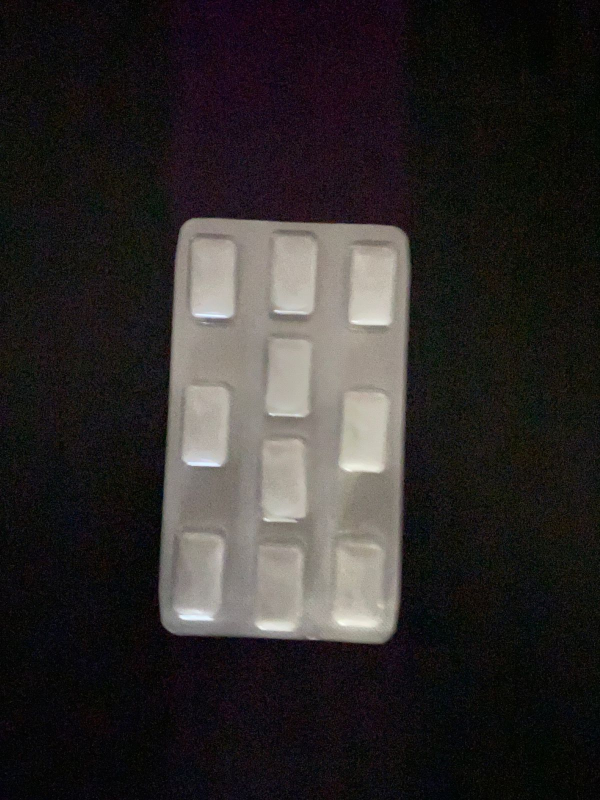
#> input picture Grises/chicles.jpeg, 1200 x 1600 px, found by its file name (shown at 1/2 size)
$ python NivelGris.py
#> lines starting #> are read from the running program, lines starting #| are printed output that depends on the picture; long printed decimals are rounded
#escala de gris
import numpy as np
import cv2 as cv
import matplotlib.pyplot as plt

imagen = cv.imread("Grises\chicles.jpeg")
#> imagen is the input picture: shape (1600, 1200, 3); mean B, G, R 41.8, 42.9, 46.6
resultante = cv.resize(imagen, (1024, 720))
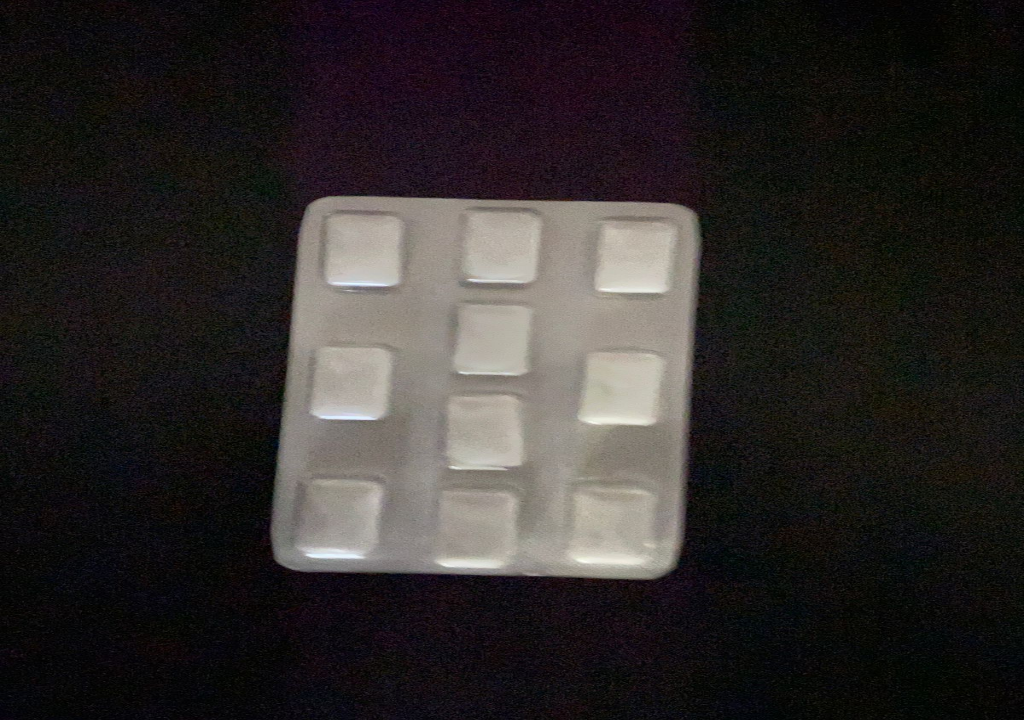
#> resultante: shape (720, 1024, 3); mean B, G, R 41.7, 42.8, 46.5
[M, N, L] = resultante.shape
#> M = 720; N = 1024; L = 3

escalaGrises = np.zeros([M, N])
cv.imshow("Imagen original", resultante)
resultante = np.array(resultante, dtype=(float))
escalaGrises = np.array(escalaGrises, dtype=(float))
resultante = pow(resultante.astype(np.float64) / 255, 1) * 255

for x in range(M):
    for y in range(N):
        for z in range(L):
            escalaGrises[x, y] = resultante[x, y, 0] * 0.299 + resultante[x, y, 1] * 0.587 + resultante[x, y, 2] * 0.114

escalaGrises = np.array(escalaGrises, dtype=(np.uint8))
cv.imshow("Escala de grises", escalaGrises)
cv.waitKey(0)
cv.destroyAllWindows()

# Obtener valores de intensidad y comparar
intensidades = escalaGrises.flatten()  # Aplanar la matriz de intensidades
print("Valores de intensidad:", intensidades)
#> (printed output is left out)

# Comparar los valores de intensidad (puedes utilizar cualquier métrica de comparación)
# Por ejemplo, imprimir el valor máximo y mínimo
print("Valor máximo de intensidad:", np.max(intensidades))
#| Valor máximo de intensidad: 249
print("Valor mínimo de intensidad:", np.min(intensidades))
#| Valor mínimo de intensidad: 0

# También puedes calcular la media, la desviación estándar, etc.
print("Valor medio de intensidad:", np.mean(intensidades))
#| Valor medio de intensidad: 42.388
print("Desviación estándar de intensidad:", np.std(intensidades))
#| Desviación estándar de intensidad: 55.793

# Histograma de los valores de intensidad
plt.hist(intensidades, bins=256, range=(0, 256), density=True, color='gray', alpha=0.7)
plt.title('Histograma de Intensidades')
plt.xlabel('Intensidad')
plt.ylabel('Frecuencia')
plt.show()
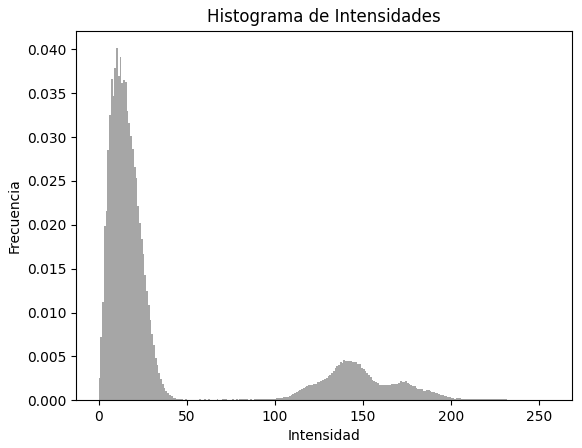
#> figure drawn by matplotlib, 1 panel; tallest bar 0.0401 high, from x = 10 to 11
